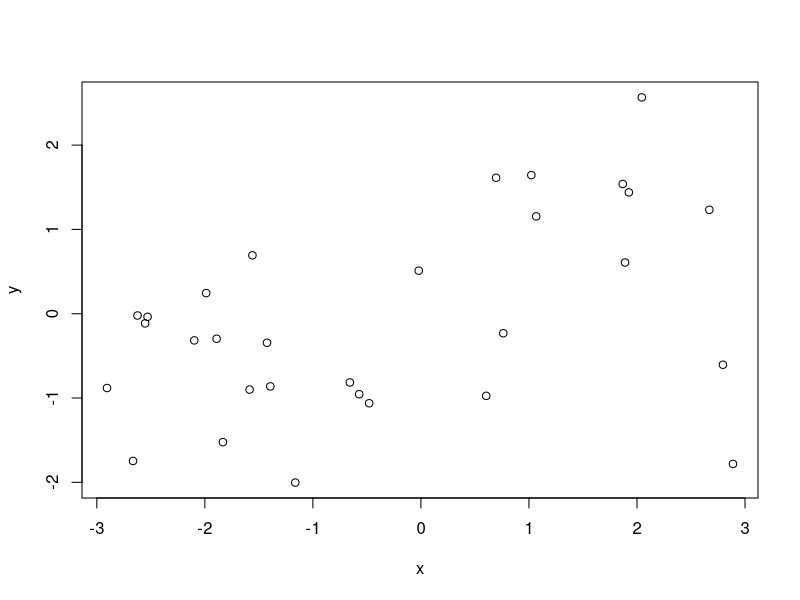
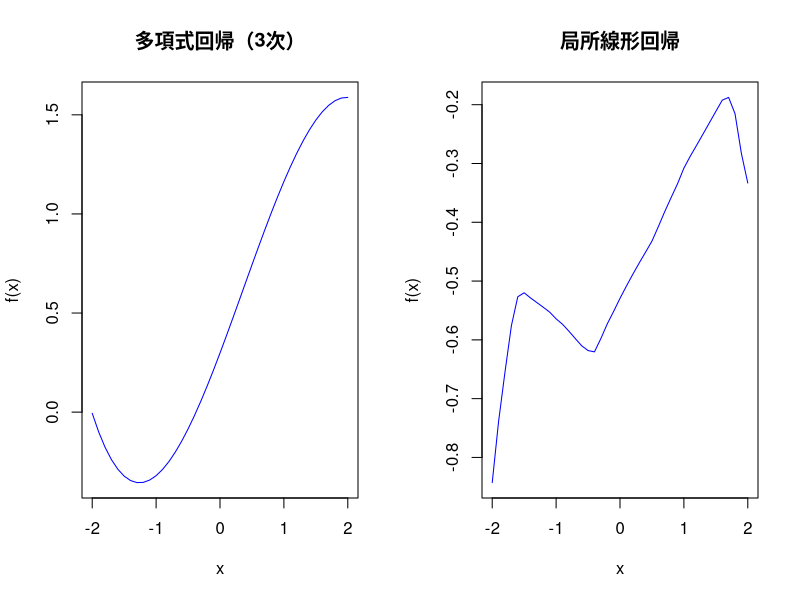

Recreate these plots in R, in order.
# Clear environment
rm(list = ls())

# Setting Japanese font (for MacOSX)
# par(family= "HiraKakuProN-W3")

# Chapter6 e.g.63
D <- function(t) {
  return(max(0.75 * (1 - t ^ 2), 0))
}

K <- function(x, y, lambda) {
  return(D(abs(x - y) / lambda))
}

local <- function(x, y, z = x) {
  X <- cbind(rep(1, n), x)
  yy <- NULL
  beta_hat <- array(dim = 2)
  for (u in z) {
    w <- array(dim = n)
    for (i in 1:n) {
      w[i] <- K(x[i], u, lambda = 1)
    }
    W <- diag(w)
    beta_hat <- solve(t(X) %*% W %*% X) %*% t(X) %*% W %*% y
    yy <- c(yy, beta_hat[1] + beta_hat[2] * u)
  }
  return(yy)
}

poly <- function(x, y, z = x) {
  n <- length(x)
  m <- length(z)
  X <- cbind(rep(1, n), x, x ^ 2, x ^ 3)
  yy <- array(dim = n)
  beta_hat <- array(dim = 4)
  beta_hat <- solve(t(X) %*% X) %*% t(X) %*% y
  X <- cbind(rep(1, m), z, z ^ 2, z ^ 3)
  yy <- X %*% beta_hat
  return(yy)
}

n <- 30
x <- runif(n) * 2 * pi - pi
y <- sin(x) + rnorm(n)
plot(x, y)
y_1 <- 0
y_2 <- 0
for (k in 1:10) {
  y_1 <- poly(x, y - y_2)
  y_2 <- local(x, y - y_1)
}
z <- seq(-2, 2, 0.1)
par(mfrow = c(1, 2))
plot(z, poly(x, y_1, z), type = "l",
     xlab = "x", ylab = "f(x)",
     main = "多項式回帰（3次）", col = "blue")
plot(z, local(x, y_2, z), type = "l",
     xlab = "x", ylab = "f(x)",
     main = "局所線形回帰", col = "blue")
